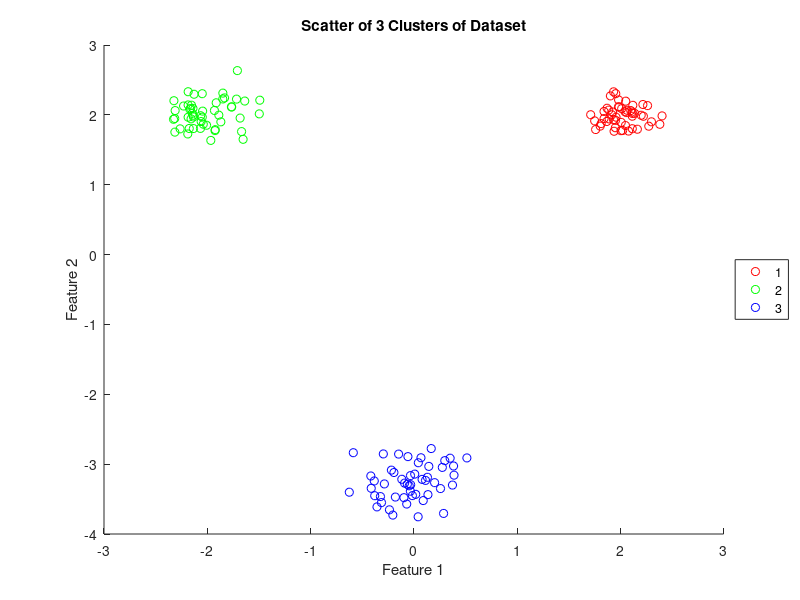

MATLAB code for this plot: (Note: this script raises an error after producing the figure.)
% EC 414 - HW 4 - Spring 2020
% DP-Means starter code

clear, clc, close all,

%% Role of lamda parameter: 4.4a

%lamda is a panelty parameter that is checked each iteration.
%For each iteration, we check if the squared distance btw xj and its cluster
%center is larger than lamda. If yes, then we add a new cluster with center
%of xj.

%% Generate Gaussian data:
% Add code below:
R1 = mvnrnd([2;2],0.02*eye(2),50);
R2 = mvnrnd([-2;2],0.05*eye(2),50);
R3 = mvnrnd([0;-3.25],0.07*eye(2),50);
scatter(R1(:,1),R1(:,2),'r');
xlabel('Feature 1');
ylabel('Feature 2');
title('Scatter of 3 Clusters of Dataset');

hold on
scatter(R2(:,1),R2(:,2),'g');
scatter(R3(:,1),R3(:,2),'b');
legend('1','2','3','location','EastOutside');
hold off

%% Generate NBA data:
% Add code below:
[num,txt,raw] = xlsread('NBA_stats_2018_2019');
MPG = num(:,2);
PPG = num(:,4);
figure
scatter(MPG,PPG);
xlabel('MPG');
ylabel('PPG');
title('Scatter PPG Against MPG for NBA Players');
% HINT: readmatrix might be useful here

%% DP Means method:

% Parameter Initializations
DATA = [R1;R2;R3];
LAMBDA = [0.15,0.4,3,20];
convergence_threshold = 0.1;
num_points = length(DATA);
total_indices = [1:num_points];
for ll = 1:4
    la = LAMBDA(ll);
    %%%%%%%%%%%%%%%%%%%%%%%%%%%%%%%%%%%%%%%%%%%%%%%%%%%%%%%%%%%%%%
    %%% DP Means - Initializations for algorithm %%%
    % cluster count
    K = 1;
    K_prev = K;
    % sets of points that make up clusters
    L = {};
    L = [L [1:num_points]];

    % Class indicators/labels
    Z = ones(1,num_points);

    % means
    MU = [];
    MU = [MU; mean(DATA,1)];
    MU_prev = [];
    %%%%%%%%%%%%%%%%%%%%%%%%%%%%%%%%%%%%%%%%%%%%%%%%%%%%%%%%%%%%%%

    % Initializations for algorithm:
    converged = 0;
    t = 0;

    while (converged == 0)
        t = t + 1;
        fprintf('Current iteration: %d...\n',t)
        K_prev = K;
        MU_prev = MU;
        %% Per Data Point:
        for i = 1:num_points

            %% CODE 1 - Calculate distance from current point to all currently existing clusters
            % Write code below here:
            d = [];
            for j = 1:length(MU(:,1))
                dtoi = (DATA(i,1)-MU(j,1)).^2 + (DATA(i,2)-MU(j,2)).^2;
                d = [d,dtoi];
            end
            %% CODE 2 - Look at how the min distance of the cluster distance list compares to LAMBDA
            % Write code below here:
            if min(d) > la
                K = K+1;
                Z(i) = K;
                MU = [MU;DATA(i,:)];
            end
        end

        %% CODE 3 - Form new sets of points (clusters)
        % Write code below here:
        g = Z(1,1);
        arr = [];
        L = {};
        for i = 1:num_points      
            if Z(1,i) == g
                arr = [arr i];
            else
                g = Z(1,i);
                L = [L arr];
                arr = [];
                arr = [arr i];
            end
        end
        L = [L arr];


        %% CODE 4 - Recompute means per cluster
        % Write code below here:

        for k = length(L)
            argmx = mean(DATA(L{k},1));
            argmy = mean(DATA(L{k},2));
            MU(k,:) = [argmx,argmy];
        end
        %% CODE 5 - Test for convergence: number of clusters doesn't change and means stay the same %%%
        % Write code below here:

        if K_prev == K && (mean(mean(MU-MU_prev))) < convergence_threshold
            converged = 1;
        end


        %% CODE 6 - Plot final clusters after convergence 
        % Write code below here:

        if (converged)
            %%%%
            disp('Converged');
            figure
            gscatter(DATA(:,1),DATA(:,2),Z(:)');
            xlabel('Feature X');
            ylabel('Feature Y');
            title(['DP-Clustering Lamda = ',num2str(la),' ']);
        end    
    end
end



